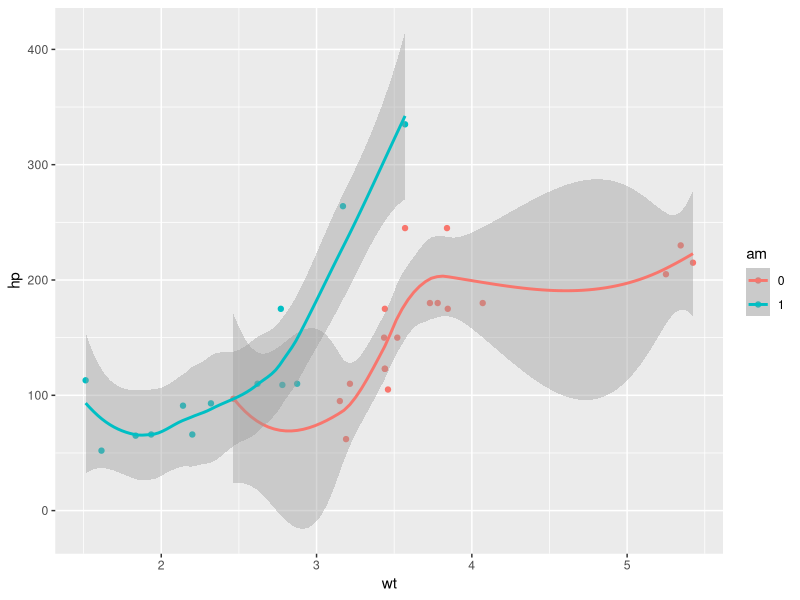
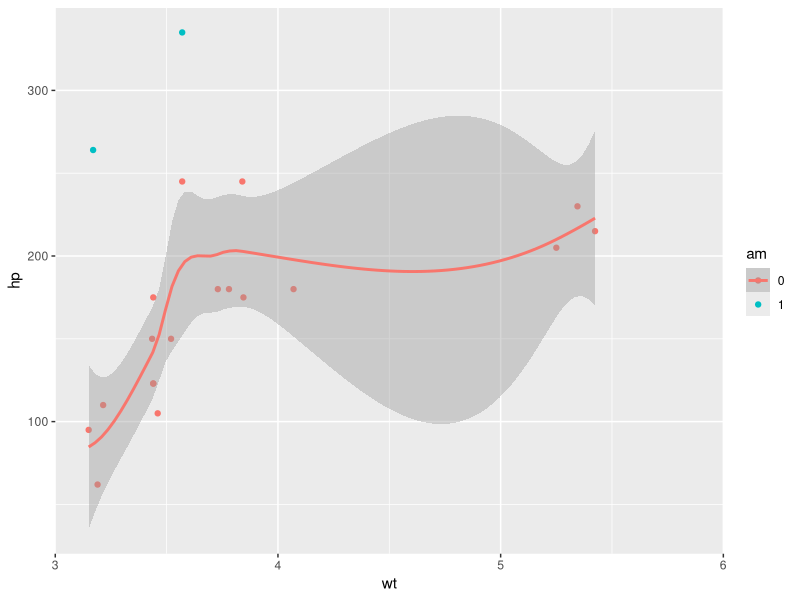
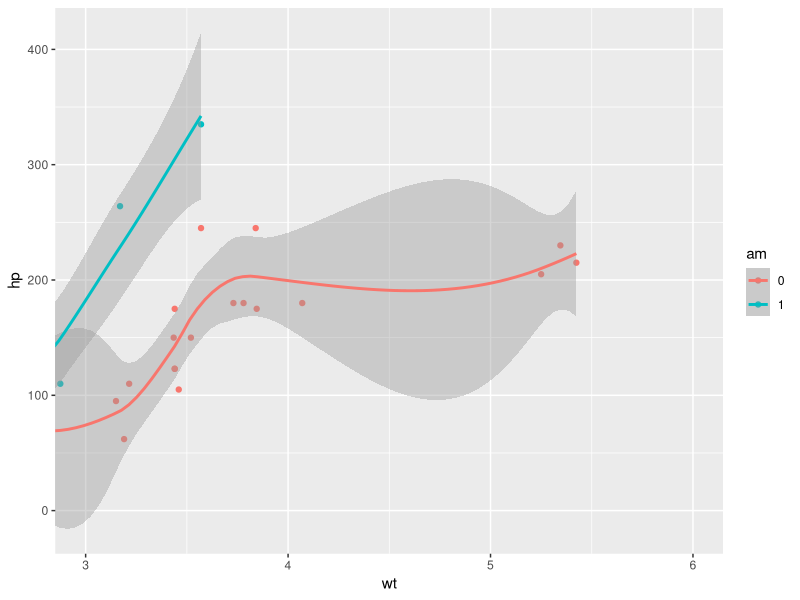

The R script that drew these images, in order:
## ---- chunk 1
library(ggplot2)
library(tidyverse)
mtcars2 <- mutate(mtcars, am =factor(am), cyl = factor(cyl))
p <- ggplot(mtcars2, aes(x = wt, y = hp, col = am)) + 
  geom_point() + 
  geom_smooth()
p

## ---- chunk 2
p + scale_x_continuous(limits = c(3,6), expand = c(0, 0))
p + coord_cartesian(xlim = c(3,6))
